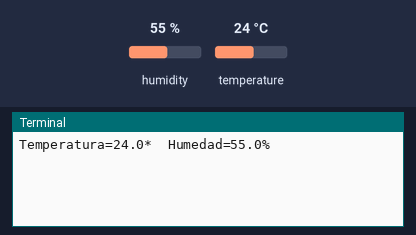
The program below on a simulated Raspberry Pi (BCM pin numbers). Shown: the last lines printed to the terminal. The test bench sets the inputs (shaded band); at power-on: humidity 55 %, temperature 24 °C. Databases and web services accept everything at once and return nothing.

Above: at 1.2 s.
1.3 s: humidity set to 22 %
At 11.6 s:
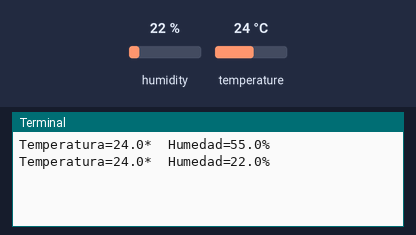
12.0 s: temperature set to 12 °C
At 22.4 s:
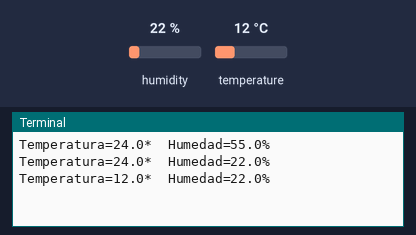
22.7 s: humidity set to 40 %
At 33.1 s:
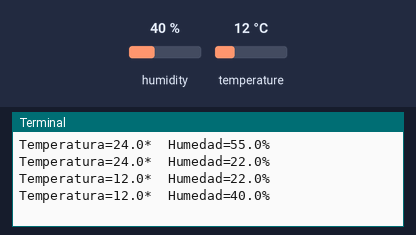
Timing chart, 0 to 34.6 s (numbered marks = the images above; inputs shaded):
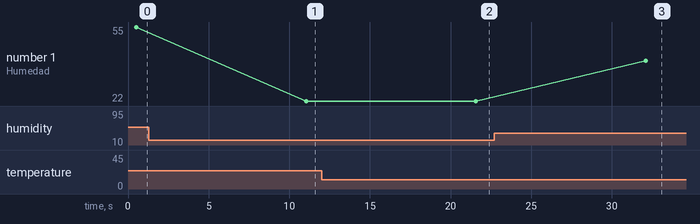

The program:

dht_consola.py
```python
#!/usr/bin/python

# Internet de las Cosas - http://internetdelascosas.cl
#
# Descripcion  : Programa que permite obtener la lectura de un sensor DHT11
# Lenguaje     : Python
# Autor        : Jose Zorrilla <jzorrilla@iot.cl>
# Dependencias : Libreria de Adafruit https://github.com/adafruit/Adafruit_Python_DHT
# Web          : http://internetdelascosas.cl/

# Importa las librerias necesarias
import sys
import time
import Adafruit_DHT

import dweepy

# Configuracion del tipo de sensor DHT
sensor = Adafruit_DHT.DHT11

# Configuracion del puerto GPIO al cual esta conectado  (GPIO 23)
pin = 23

# Intenta ejecutar las siguientes instrucciones, si falla va a la instruccion except
try:
	# Ciclo principal infinito
	while True:
		# Obtiene la humedad y la temperatura desde el sensor
		humedad, temperatura = Adafruit_DHT.read_retry(sensor, pin)

		# Imprime en la consola las variables temperatura y humedad con un decimal
		print('Temperatura={0:0.1f}*  Humedad={1:0.1f}%'.format(temperatura, humedad))

                dweepy.dweet_for('sensor',{'temp': temperatura, 'humedad': humedad})
                {
                    u'content': {u'temp': temperatura, 'humedad': humedad},
                    u'created': u'2019-03-18',
                    u'thing': u'dht11'
                }

		# Duerme 10 segundos
		time.sleep(10)

# Se ejecuta en caso de que falle alguna instruccion dentro del try
except Exception as e:
	# Imprime en pantalla el error e
	print (str(e))
```

Measured:
- after the input at 1.3 s, the terminal: prints a new line after 9.8 s (image 1)
- after the input at 12.0 s, the terminal: prints a new line after 9.6 s (image 2)
- after the input at 22.7 s, the terminal: prints a new line after 9.4 s (image 3)
- plotted number 1: 55 → 22 after the input at 1.3 s, 22 → 40 after the input at 22.7 s
